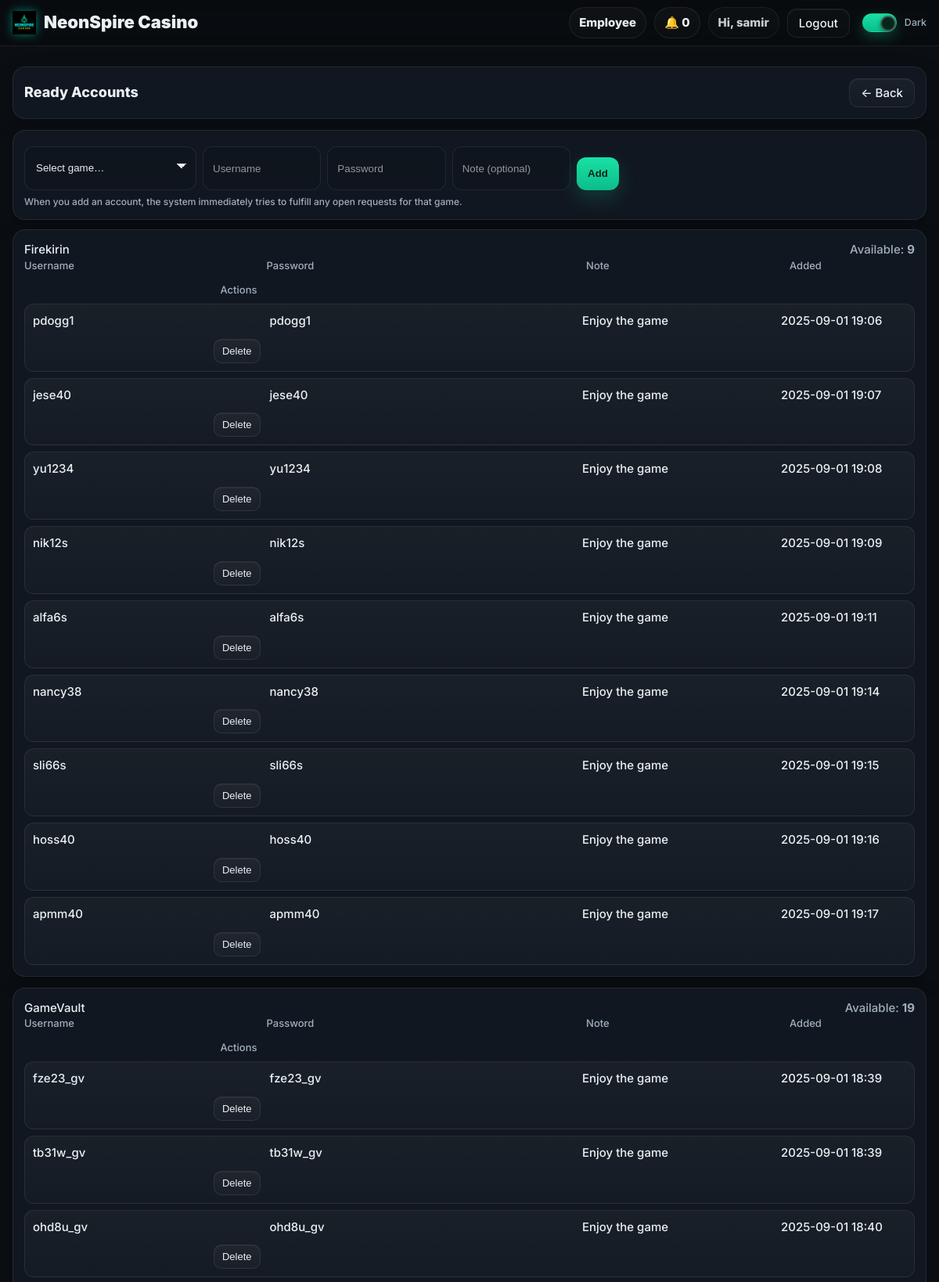
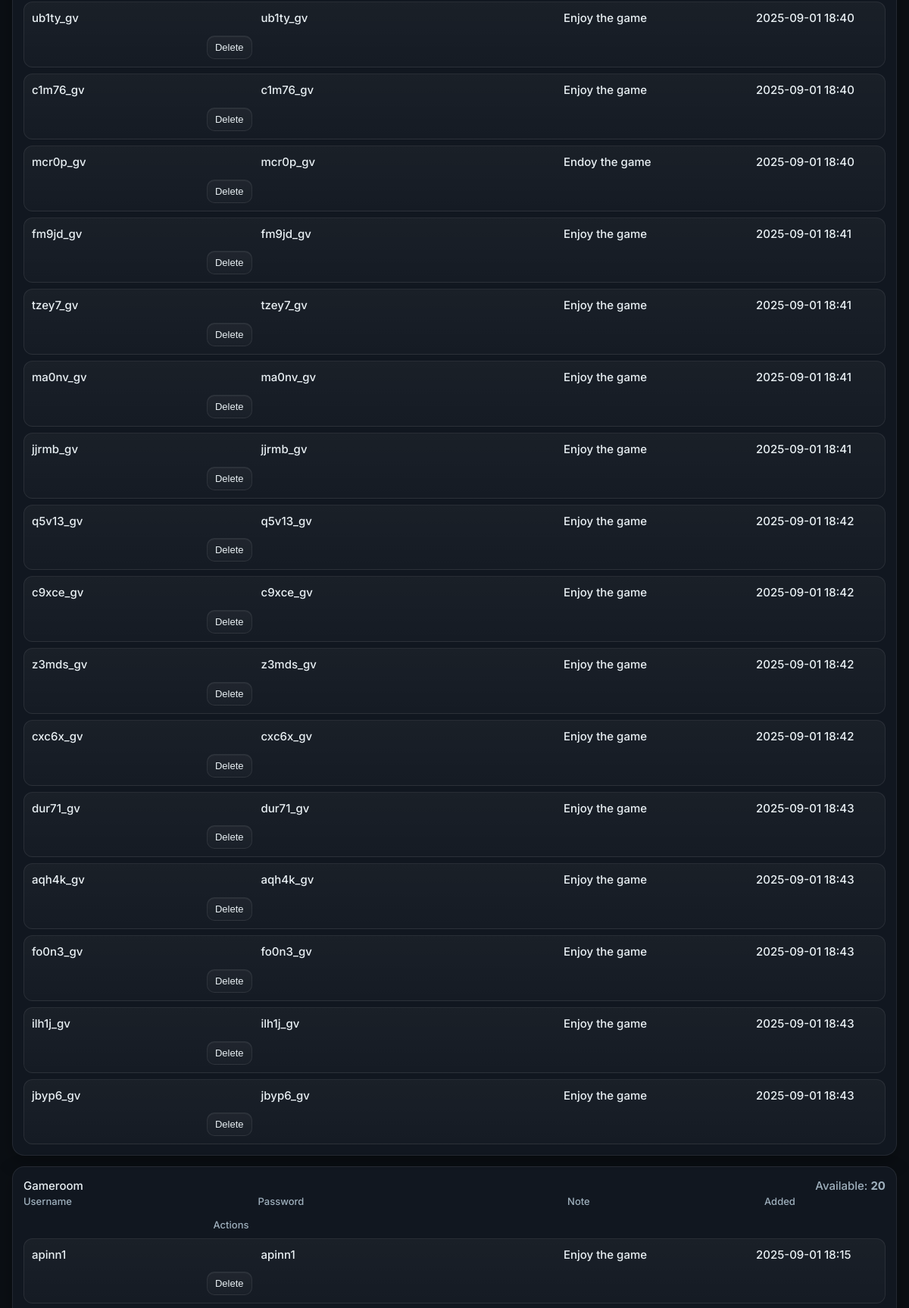
The page /employee/ready-accounts (signed in, upper part) on the database its author committed (2 pictures, top to bottom).
### models.py (models this page shows, shortened)
class User(db.Model, UserMixin):
    __tablename__ = "users"
    id = db.Column(db.Integer, primary_key=True)
    name = db.Column(db.String(120), nullable=False)
    email = db.Column(db.String(255), unique=True, nullable=False, index=True)
    mobile = db.Column(db.String(24), nullable=True, index=True)  # E.164
    password_hash = db.Column(db.String(255), nullable=False)
    role = db.Column(db.String(20), nullable=False, default="PLAYER")  # PLAYER | EMPLOYEE | ADMIN
    email_verified = db.Column(db.Boolean, default=False, index=True)
    email_verified_at = db.Column(db.DateTime, nullable=True)
    promo_seen = db.Column(db.Boolean, default=False, index=True)
    created_at = db.Column(db.DateTime, default=datetime.utcnow)

class Game(db.Model):
    __tablename__ = "games"
    id = db.Column(db.Integer, primary_key=True)
    name = db.Column(db.String(120), nullable=False)
    description = db.Column(db.String(300), default="")
    icon_url = db.Column(db.String(500), default="")
    download_url = db.Column(db.String(500), nullable=False)
    backend_url = db.Column(db.String(500), nullable=True)
    is_active = db.Column(db.Boolean, default=True, index=True)
    created_at = db.Column(db.DateTime, default=datetime.utcnow)

class ReadyAccount(db.Model):
    __tablename__ = "ready_accounts"
    id = db.Column(db.Integer, primary_key=True)
    game_id = db.Column(db.Integer, db.ForeignKey("games.id"), nullable=False, index=True)
    username = db.Column(db.String(120), nullable=False)
    password = db.Column(db.String(120), nullable=False)
    note     = db.Column(db.String(300), default="")
    is_claimed = db.Column(db.Boolean, default=False, index=True)
    claimed_by = db.Column(db.Integer, db.ForeignKey("users.id"), nullable=True, index=True)  # player_id
    claimed_at = db.Column(db.DateTime, nullable=True)
    added_by_id = db.Column(db.Integer, db.ForeignKey("users.id"), nullable=True, index=True)  # stocking employee/admin
    created_at  = db.Column(db.DateTime, default=datetime.utcnow, index=True)
    __table_args__ = (
        db.UniqueConstraint("game_id", "username", name="uq_ready_accounts_game_username"),
    )

### employee_bp.py (the view, shortened to what this page needs)
@employee_bp.get("/ready-accounts", endpoint="ready_accounts_page")
@login_required
def ready_accounts_page():
    games = Game.query.order_by(Game.name.asc()).all()
    buckets = []
    if ReadyAccountPool:
        for g in games:
            rows_q = ReadyAccountPool.query.filter_by(game_id=g.id)
            if hasattr(ReadyAccountPool, "is_claimed"):
                rows_q = rows_q.filter(ReadyAccountPool.is_claimed == False)
            rows = rows_q.order_by(ReadyAccountPool.created_at.asc()).all()
            norm = []
            for r in rows:
                norm.append({
                    "id": getattr(r, "id", None),
                    "username": _first_attr(r, "username", "login", "account_username", default=""),
                    "password": _first_attr(r, "password", "passcode", "account_password", default=""),
                    "note":     _first_attr(r, "note", "extra", "remark", default=""),
                    "created_at": getattr(r, "created_at", None),
                })
            buckets.append({"game": g, "rows": norm, "count": len(norm)})
    else:
        buckets = []
    ctx = {
        "page_title": "Ready Accounts",
        "buckets": buckets,
        "pool_available": bool(ReadyAccountPool),
    }
    if _template_exists("employee_ready_accounts.html"):
        return render_template("employee_ready_accounts.html", **ctx)

### employee_bp.py (called while the page is built)
@employee_bp.before_request
def require_employee():
    if not current_user.is_authenticated:
        return redirect(url_for("auth.login_get", next=url_for("employeebp.employee_home")))
    if current_user.role not in ("EMPLOYEE", "ADMIN"):
        return abort(403)

def _template_exists(name: str) -> bool:
    try:
        render_template(name)
        return True
    except Exception:
        return False

def _first_attr(obj, *names, default=""):
    if not obj:
        return default
    for n in names:
        if hasattr(obj, n):
            v = getattr(obj, n)
            if v not in (None, ""):
                return v
    return default

### templates/employee_ready_accounts.html (shortened to what this page needs)
{% extends "base.html" %}
{% block content %}
<div class="shell" style="margin-top:14px">
  <div class="panel era-header" style="display:flex;align-items:center;justify-content:space-between;gap:10px;flex-wrap:wrap">
    <div class="h3">Ready Accounts</div>
    <a class="btn era-back" href="{{ url_for('employeebp.employee_home') }}">← Back</a>
  </div>
  {% if pool_available %}
    <div class="panel" style="margin-bottom:12px">
      <form method="post"
            action="{{ url_for('employeebp.ready_accounts_add') }}"
            class="era-form-grid"
            style="display:grid;grid-template-columns:220px 1fr 1fr 1fr auto;gap:8px">
        <select class="input" id="game_id" name="game_id" required>
          <option value="">Select game…</option>
        </select>
        <input class="input" id="username" name="username" placeholder="Username" required autocomplete="off" autocapitalize="none" spellcheck="false">
        <input class="input" id="password" name="password" placeholder="Password" required autocomplete="off" autocapitalize="none" spellcheck="false">
        <input class="input" id="note" name="note" placeholder="Note (optional)" autocomplete="off">
        <button class="btn btn-primary era-add-btn" type="submit">Add</button>
      </form>
      <div class="muted" style="margin-top:6px;font-size:12px">
        When you add an account, the system immediately tries to fulfill any open requests for that game.
      </div>
    </div>
    {% for b in buckets %}
      <div class="panel" style="margin-top:12px">
        <div class="h4 era-bucket-head" style="display:flex;align-items:center;justify-content:space-between;gap:8px;flex-wrap:wrap">
          <div>{{ b.game.name }}</div>
          <div class="muted">Available: <strong>{{ b.count }}</strong></div>
        </div>
        {% if b.count %}
          <div class="era-table-wrap" style="overflow:auto">
            <div class="table era-table" style="min-width:720px">
              <div class="t-head">
                <div>Username</div>
                <div>Password</div>
                <div>Note</div>
                <div>Added</div>
                <div class="t-right">Actions</div>
              </div>
              {% for r in b.rows %}
                <div class="t-row">
                  <div class="mono era-cell-break">{{ r.username }}</div>
                  <div class="mono era-cell-break">{{ r.password }}</div>
                  <div class="era-cell-wrap">{{ r.note or '—' }}</div>
                  <div class="mono">{{ r.created_at and r.created_at.strftime('%Y-%m-%d %H:%M') or '—' }}</div>
                  <div class="t-right">
                    <form method="post"
                          action="{{ url_for('employeebp.ready_accounts_delete', row_id=r.id) }}"
                          onsubmit="return confirm('Delete this ready account?');">
                      <button class="btn btn-mini" type="submit">Delete</button>
                    </form>
                  </div>
                </div>
              {% endfor %}
            </div>
          </div>
        {% else %}
          <div class="empty">No ready accounts saved for this game.</div>
        {% endif %}
      </div>
    {% endfor %}
  {% endif %}
</div>
{% endblock %}

### templates/base.html (shortened to what this page needs)
<!DOCTYPE html>
<html lang="en" data-theme="dark">
<head>
  <link rel="stylesheet" href="{{ url_for('static', filename='css/styles.css') }}?v=dm2">
</head>
<body>
  <header class="nav" style="position:sticky;top:0;z-index:50;background:rgba(0,0,0,.25);backdrop-filter:blur(8px);border-bottom:1px solid var(--stroke)">
    <div class="shell nav-inner" style="display:flex;align-items:center;justify-content:space-between;height:58px">
      <a href="{{ url_for('short_bp.lob_short') }}" class="brand" aria-label="NeonSpire Casino">
        <img class="brand-logo" src="{{ url_for('static', filename='img/logo.png') }}" alt="NeonSpire Casino">
        <span class="brand-text">NeonSpire Casino</span>
      </a>
      <nav class="nav-links" style="display:flex;align-items:center;gap:10px">
        {% if current_user.is_authenticated %}
          {% if current_user.role == 'ADMIN' %}
            <a class="pill" href="{{ url_for('adminbp.admin_home') }}">Admin</a>
            <a class="pill" href="{{ url_for('adminbp.admin_players') }}">Players</a>
            <a class="pill" href="{{ url_for('adminbp.deposits_audit') }}">Deposits</a>
            <a class="pill" href="{{ url_for('adminbp.admin_users') }}">Employees</a>
          {% elif current_user.role == 'EMPLOYEE' %}
            <a class="pill" href="{{ url_for('employeebp.employee_home') }}">Employee</a>
          {% else %}
            <a class="pill" href="{{ url_for('short_bp.mylogin_clean') }}">My Logins</a>
          {% endif %}
          <a class="pill" href="{{ url_for('notifybp.list_notifications') }}">🔔 {{ unread_count or 0 }}</a>
          <span class="pill" style="pointer-events:none;opacity:.85">
            Hi, {{ current_user.name.split(' ')[0] if current_user.name else 'Player' }}
          </span>
          <a class="btn btn-ghost" href="{{ url_for('auth.logout') }}">Logout</a>
        {% else %}
          <a class="pill" href="{{ url_for('auth.login_get') }}">Login</a>
          <a class="btn btn-primary" href="{{ url_for('short_bp.reg_short') }}">Register</a>
        {% endif %}
        <label class="toggle" style="margin-left:6px">
          <span class="track"><span class="knob"></span></span>
          <span class="label">Dark</span>
        </label>
      </nav>
    </div>
  </header>
  <div class="hero-slot">
  </div>
  <main style="padding-bottom:20px">
    {% block content %}{% endblock %}
  </main>
</body>
</html>

### templates/base.html (style rules this page uses)
.brand { display:flex; gap:10px; align-items:center; text-decoration:none; color:inherit; font-weight:900; font-size:22px }
.brand-logo { height:30px; width:auto; display:block; filter: drop-shadow(0 0 6px rgba(0,255,233,.45)); }
.hero-slot { position:relative; z-index:2; padding-top:12px; }
header.nav { overflow:visible; }

### rows shown on the page
User: name "samir"
Game: game.name "Firekirin"
ReadyAccount: username "pdogg1", password "pdogg1", note "Enjoy the game", created_at "2025-09-01 19:06"
ReadyAccount: username "jese40", password "jese40", note "Enjoy the game", created_at "2025-09-01 19:07"
ReadyAccount: username "yu1234", password "yu1234", note "Enjoy the game", created_at "2025-09-01 19:08"
ReadyAccount: username "nik12s", password "nik12s", note "Enjoy the game", created_at "2025-09-01 19:09"
ReadyAccount: username "alfa6s", password "alfa6s", note "Enjoy the game", created_at "2025-09-01 19:11"
ReadyAccount: username "nancy38", password "nancy38", note "Enjoy the game", created_at "2025-09-01 19:14"
ReadyAccount: username "sli66s", password "sli66s", note "Enjoy the game", created_at "2025-09-01 19:15"
ReadyAccount: username "hoss40", password "hoss40", note "Enjoy the game", created_at "2025-09-01 19:16"
ReadyAccount: username "apmm40", password "apmm40", note "Enjoy the game", created_at "2025-09-01 19:17"
Game: game.name "GameVault"
ReadyAccount: username "fze23_gv", password "fze23_gv", note "Enjoy the game", created_at "2025-09-01 18:39"
ReadyAccount: username "tb31w_gv", password "tb31w_gv", note "Enjoy the game", created_at "2025-09-01 18:39"
ReadyAccount: username "ohd8u_gv", password "ohd8u_gv", note "Enjoy the game", created_at "2025-09-01 18:40"
ReadyAccount: username "ub1ty_gv", password "ub1ty_gv", note "Enjoy the game", created_at "2025-09-01 18:40"
ReadyAccount: username "c1m76_gv", password "c1m76_gv", note "Enjoy the game", created_at "2025-09-01 18:40"
ReadyAccount: username "mcr0p_gv", password "mcr0p_gv", note "Endoy the game", created_at "2025-09-01 18:40"
ReadyAccount: username "fm9jd_gv", password "fm9jd_gv", note "Enjoy the game", created_at "2025-09-01 18:41"
ReadyAccount: username "tzey7_gv", password "tzey7_gv", note "Enjoy the game", created_at "2025-09-01 18:41"
ReadyAccount: username "ma0nv_gv", password "ma0nv_gv", note "Enjoy the game", created_at "2025-09-01 18:41"
ReadyAccount: username "jjrmb_gv", password "jjrmb_gv", note "Enjoy the game", created_at "2025-09-01 18:41"
ReadyAccount: username "q5v13_gv", password "q5v13_gv", note "Enjoy the game", created_at "2025-09-01 18:42"
ReadyAccount: username "c9xce_gv", password "c9xce_gv", note "Enjoy the game", created_at "2025-09-01 18:42"
ReadyAccount: username "z3mds_gv", password "z3mds_gv", note "Enjoy the game", created_at "2025-09-01 18:42"
ReadyAccount: username "cxc6x_gv", password "cxc6x_gv", note "Enjoy the game", created_at "2025-09-01 18:42"
ReadyAccount: username "dur71_gv", password "dur71_gv", note "Enjoy the game", created_at "2025-09-01 18:43"
ReadyAccount: username "aqh4k_gv", password "aqh4k_gv", note "Enjoy the game", created_at "2025-09-01 18:43"
ReadyAccount: username "fo0n3_gv", password "fo0n3_gv", note "Enjoy the game", created_at "2025-09-01 18:43"
ReadyAccount: username "ilh1j_gv", password "ilh1j_gv", note "Enjoy the game", created_at "2025-09-01 18:43"
ReadyAccount: username "jbyp6_gv", password "jbyp6_gv", note "Enjoy the game", created_at "2025-09-01 18:43"
Game: game.name "Gameroom"
ReadyAccount: username "apinn1", password "apinn1", note "Enjoy the game", created_at "2025-09-01 18:15"

### other values the page prints
{{ unread_count or 0 }} "0"
{{ b.count }} "9" "19" "20"
